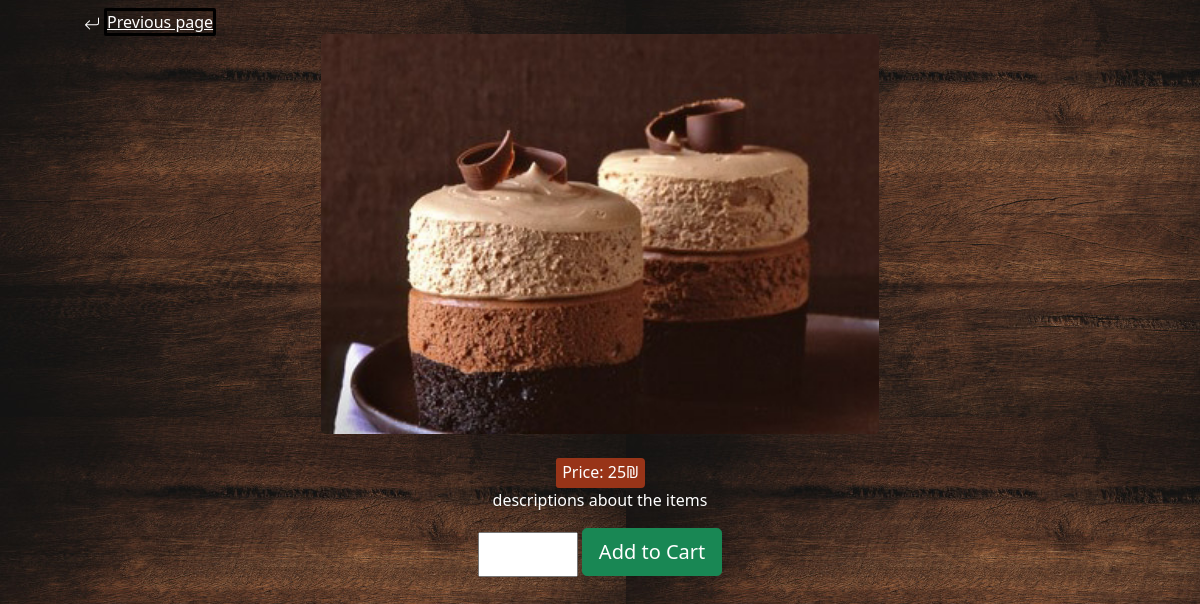
/details/5/, run on the app's committed database.
### home_app/models.py (models this page shows)
class Item(models.Model):
    name = models.CharField(max_length=45)
    category = models.ForeignKey(Category, related_name = 'items', on_delete = models.CASCADE,null=True)
    desc = models.TextField(default="descriptions about the items")
    price = models.IntegerField()

class Category(models.Model):
    name = models.CharField(max_length=45)
    created_at = models.DateTimeField(auto_now_add=True)
    updated_at = models.DateTimeField(auto_now=True)

### home_app/views.py (the view)
# urls.py: path('details/<int:id>/', views.details),
def details(request,id):
    context={
        'item': Item.objects.get(id=id),
    }
    return render(request, 'details.html',context)

### home_app/templates/details.html (shortened to what this page needs)
<!DOCTYPE html>
<html lang="en">
<head>
    <link rel="stylesheet" href="https://cdn.jsdelivr.net/npm/bootstrap@4.6.0/dist/css/bootstrap.min.css">
    {% load static %}
    <link rel="stylesheet" href="{% static 'css/detail.css' %}">
    <link href="https://cdn.jsdelivr.net/npm/bootstrap@5.0.1/dist/css/bootstrap.min.css" rel="stylesheet">
</head>
<body>
    <div class="container">
        <a class="previous" href="/home/">Previous page</a>
        <div id="img1">
            <img src="/static/images/thumbnails/{{item.category.name}}/{{item.name}}.jpg" class=" img-fluid " alt="Iced Mocha "></div>
            <br>
        <span class="tag">Price: {{ item.price}}₪</span>
        <p>{{item.desc}}</p>
        <div id="order">
            <form action="/addcart/{{item.id}}/" method="POST">
                <input type="number" id="counter" placeholder="{{item.quantity}}" name="quantity">
                <button class="btn btn-success btn-lg" type="submit">Add to Cart</button>
            </form>
        </div>
    </div>
</body>
</html>

### home_app/static/css/detail.css (style rules this page uses)
.container { margin: 10px; text-align: center; color: white; }
.img-fluid { display: block; margin-left: auto; margin-right: auto; width: 50%; border-radius: 5px; }
#counter { width: 100px; height: 45px; transform: translateY(4px); margin-top: -20px; }
.tag { display: inline-block; width: 89px; height: 30px; padding-top: 2px; background-color: #983418; -webkit-border-radius: 3px 4px 4px 3px; -moz-border-radius: 3px 4px 4px 3px; border-radius: 3px 4px 4px 3px; border-left: 1px solid #983418; }
a { margin-right: 900px; color: white; border-radius: 2px; border: solid, black; }
.previous { color: white; }
button { margin-bottom: -10px; }

### data on the page
Item: category.name (picture), price "25", desc "descriptions about the items"
